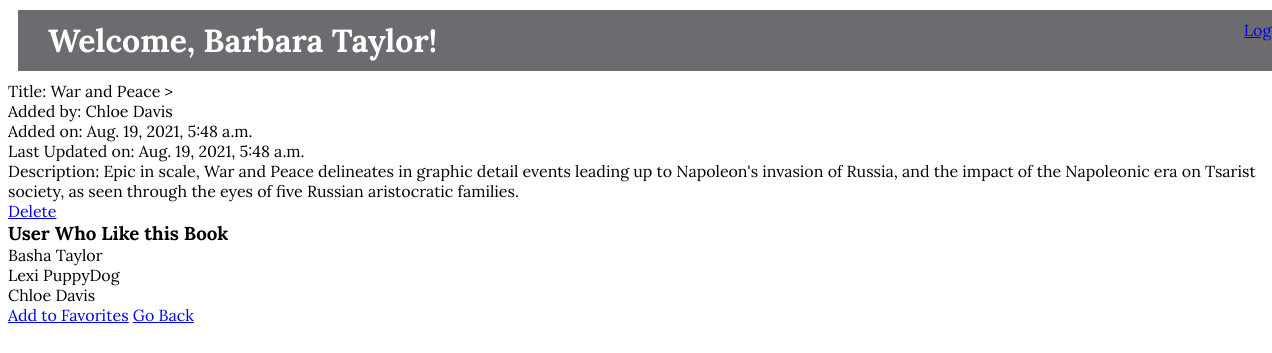
The app's page /books/15 (signed in) with its own data.
### favorite_books_app/models.py (models this page shows)
class User(models.Model):
    first_name=models.CharField(max_length=45)
    last_name=models.CharField(max_length=45)
    email=models.CharField(max_length=255)
    password=models.CharField(max_length=255)
    created_at=models.DateTimeField(auto_now_add=True)
    updated_at=models.DateTimeField(auto_now=True)
    objects=UserManager()

class Book(models.Model):
    title = models.CharField(max_length = 255)
    description = models.CharField(max_length = 255)
    uploaded_by = models.ForeignKey(User, related_name="books_uploaded", on_delete=models.CASCADE)
    users_who_like = models.ManyToManyField(User, related_name = "liked_books")
    created_at = models.DateTimeField(auto_now_add=True)
    updated_at = models.DateTimeField(auto_now=True)
    objects = BookManager()

### favorite_books_app/views.py (the view)
# urls.py: path('books/<int:book_id>', views.book),#path to go to Update.html page, bottom left page where you can update/delete book
def book(request, book_id):
    context = {
        'book': Book.objects.get(id=book_id),
        'my_user': User.objects.get(id=request.session['userid'])
    }
    return render(request, "update.html", context)

### favorite_books_app/templates/update.html (shortened to what this page needs)
<!DOCTYPE html>
<html lang="en">
<head>
    {% load static %}
    <link rel="stylesheet" href="{% static 'css/books.css' %}">
</head>
<body>
    <div id="header">
        <h1>Welcome, {{my_user.first_name}} {{my_user.last_name}}!</h1><br>
        <a id="log_out_link" href="/">Log Out</a>
    </div>
    <div class="container">
        <div id="div1">
            {% if my_user.id == book.uploaded_by.id %}
            <form action="/books/{{book.id}}/update" method="POST">
                {% csrf_token %}
                <p>Title: <input name="title" type="text" value="{{book.title}}"></p>
                <p>Added by: {{book.uploaded_by.first_name}} {{book.uploaded_by.last_name}}</p>
                <p>Added on: {{book.created_at}}</p>
                <p>Last Updated on: {{book.updated_at}}</p>
                <p>Description: <textarea name="description" id="description" cols="30"
                        rows="10">{{book.description}}</textarea>
                </p>
                <button type="submit" class="btn btn-primary">Update</button>
            </form>
            {% else %}
            <p>Title: {{book.title}}></p>
            <p>Added by: {{book.uploaded_by.first_name}} {{book.uploaded_by.last_name}}</p>
            <p>Added on: {{book.created_at}}</p>
            <p>Last Updated on: {{book.updated_at}}</p>
            <p>Description: {{book.description}}</p>
            {% endif %}
            <a href="/books/{{book.id}}/delete" role="button" class="btn btn-danger">Delete</a>
        </div>
        <div class="div2">
            <h3>User Who Like this Book</h3>
            {% for user in book.users_who_like.all %}
            <p>{{user.first_name}} {{user.last_name}}</p>
            {% endfor %}
            {% if my_user not in book.users_who_like.all %}
            <a href="/books/{{book.id}}/favorite" role="button" class="btn btn-danger">Add to Favorites</a>
            {% endif %}
            <a id="go_back" href="/books">Go Back</a>
        </div>
    </div>
</body>
</html>

### favorite_books_app/static/css/books.css (style rules this page uses)
* { margin: 0px; padding: 0px; font-family: Lora, serif; }
body { margin: 8px; }
#header { display: flex; margin: 10px; width: 100%; background-color:rgb(107, 107, 112); color: white; justify-content: space-between; padding: 10px 30px 10px 30px; }
#div1 { display: flex; flex-direction: column; }

### records on screen
User: first_name "Barbara", last_name "Taylor"
Book: title "War and Peace", uploaded_by.first_name "Chloe", uploaded_by.last_name "Davis", created_at "Aug. 19, 2021, 5:48 a.m.", updated_at "Aug. 19, 2021, 5:48 a.m.", description "Epic in scale, War and Peace delineates in graphic detail events leading up to Napoleon's invasion of Russia, and the impact of the Napoleonic era on Tsarist society, as seen through the eyes of five Russian aristocratic families."
User: first_name "Basha", last_name "Taylor"
User: first_name "Lexi", last_name "PuppyDog"
User: first_name "Chloe", last_name "Davis"
